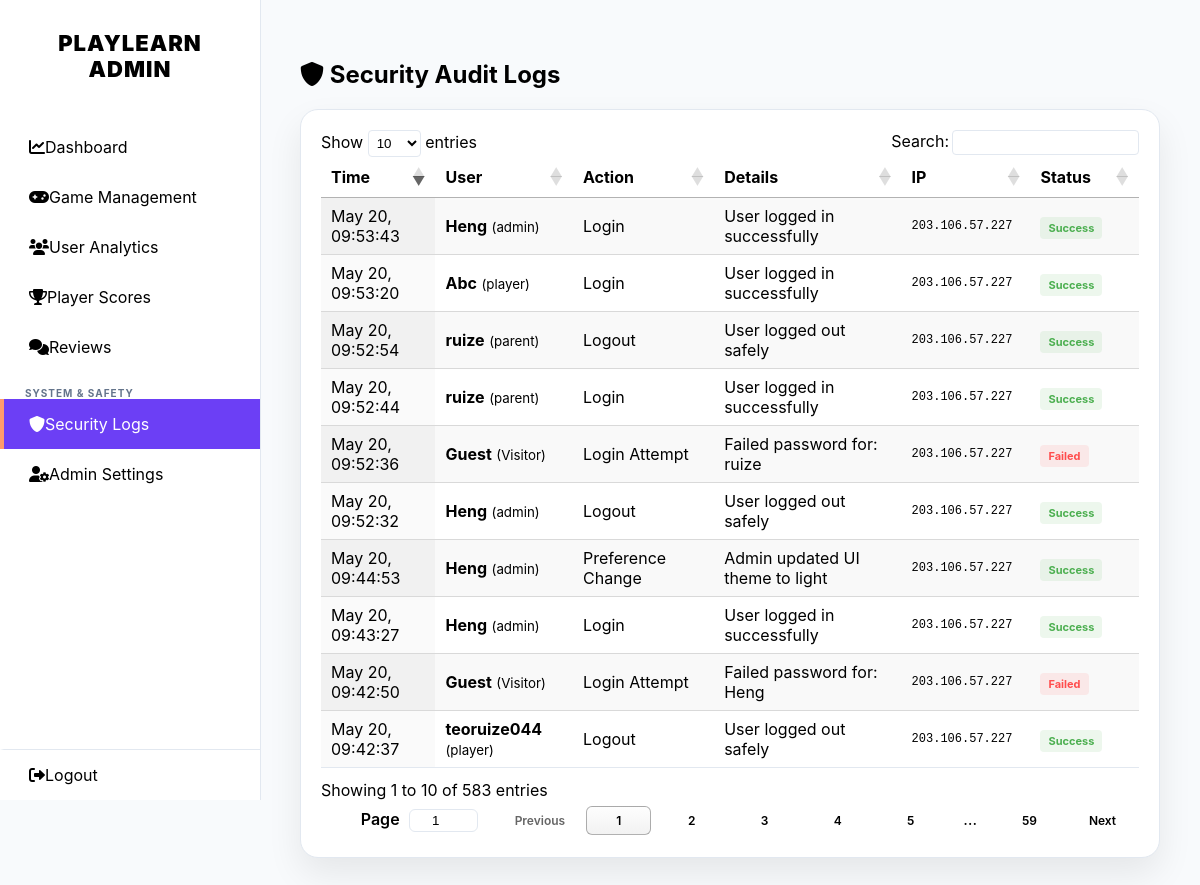
/admin_logs.php (signed in), run on the app's committed database.
### tables this page shows
CREATE TABLE `system_logs` (
  `log_id` int(11) NOT NULL,
  `user_id` int(11) DEFAULT NULL,
  `username` varchar(50) DEFAULT 'Guest',
  `role` varchar(20) DEFAULT 'Visitor',
  `action` varchar(100) NOT NULL,
  `details` text DEFAULT NULL,
  `ip_address` varchar(45) NOT NULL,
  `user_agent` text DEFAULT NULL,
  `status` varchar(20) DEFAULT 'Success',
  `created_at` timestamp NOT NULL DEFAULT current_timestamp()
);

### admin_logs.php (the view, shortened to what this page needs)
<?php
require 'db_conn.php';
?>
<!DOCTYPE html>
<html lang="en">
<head>
    <link rel="stylesheet" href="https://cdnjs.cloudflare.com/ajax/libs/font-awesome/6.0.0/css/all.min.css">
    <link rel="stylesheet" href="https://cdn.datatables.net/1.13.4/css/jquery.dataTables.min.css">
    <link rel="stylesheet" href="css/admin_global.css?v=<?php echo time(); ?>">
</head>
<body>
    <?php include('includes/sidebar.php'); ?>
    <main class="main-content">
        <div class="header-row">
            <h2><i class="fas fa-shield-alt"></i> Security Audit Logs</h2>
        </div>
        <div class="content-card">
            <table id="logsTable" class="display" style="width:100%">
                <thead>
                    <tr>
                        <th>Time</th><th>User</th><th>Action</th><th>Details</th><th>IP</th><th>Status</th>
                    </tr>
                </thead>
                <tbody>
                    <?php
                    $res = $conn->query("SELECT * FROM system_logs ORDER BY log_id DESC LIMIT 1000");
                    while($l = $res->fetch_assoc()):
                    ?>
                    <tr>
                        <td><?= date('M d, H:i:s', strtotime($l['created_at'])) ?></td>
                        <td><strong><?= htmlspecialchars($l['username']) ?></strong> <small>(<?= $l['role'] ?>)</small></td>
                        <td><?= htmlspecialchars($l['action']) ?></td>
                        <td title="<?= htmlspecialchars($l['details']) ?>"><?= mb_strimwidth($l['details'], 0, 40, "...") ?></td>
                        <td style="font-family: monospace; font-size: 12px;"><?= $l['ip_address'] ?></td>
                        <td><span class="log-status status-<?= $l['status'] ?>"><?= $l['status'] ?></span></td>
                    </tr>
                    <?php endwhile; ?>
                </tbody>
            </table>
        </div>
    </main>
</body>
</html>

### css/admin_global.css (style rules this page uses)
:root { --bg-dark: #121212; --card-dark: #1e1e1e; --sidebar-bg: #000000; --sidebar-hover: #1a1a1a; --text-main: #ffffff; --text-gray: #aaaaaa; --accent-blue: #3b5998; --border-color: #333333; --input-bg: #2a2a2a; }
body.light-mode { --bg-dark: #f8fafc; --card-dark: #ffffff; --sidebar-bg: #ffffff; --sidebar-hover: #4A90E2; --text-main: #000000; --text-gray: #64748b; --accent-blue: #4A90E2; --border-color: #e2e8f0; }
body { font-family: 'Inter', sans-serif; background-color: var(--bg-dark); color: var(--text-main); margin: 0; display: flex; transition: background-color 0.3s, color 0.3s; }
.main-content { margin-left: 260px; width: calc(100% - 260px); padding: 40px; box-sizing: border-box; }
.stat-card, .content-card { background-color: var(--card-dark); padding: 20px; border-radius: 12px; border: 1px solid var(--border-color); margin-bottom: 20px; }
h2, h3, h4, .card-title, .stat-card p { color: var(--text-main); }
table.dataTable { background-color: var(--card-dark) !important; color: var(--text-main) !important; border-bottom: 1px solid var(--border-color) !important; }
:root { --accent-purple: #6C3FF5; --accent-orange: #FF9B6B; --accent-yellow: #E8D754; --accent-blue: #4A90E2; }
.stat-card, .content-card, .level-card { border-radius: 18px; box-shadow: 0 16px 35px rgba(0, 0, 0, 0.08); }

### admin_logs.php (style rules this page uses)
.log-status { padding: 4px 8px; border-radius: 4px; font-size: 11px; font-weight: bold; }
.status-Success { background: rgba(76, 175, 80, 0.1); color: #4caf50; }
.status-Failed { background: rgba(255, 77, 77, 0.1); color: #ff4d4d; }

### data on the page
system_logs: created_at "May 20, 09:53:43", username "Heng", role "admin", action "Login", details "User logged in successfully", ip_address "203.106.57.227", status "Success"
system_logs: created_at "May 20, 09:53:20", username "Abc", role "player", action "Login", details "User logged in successfully", ip_address "203.106.57.227", status "Success"
system_logs: created_at "May 20, 09:52:54", username "ruize", role "parent", action "Logout", details "User logged out safely", ip_address "203.106.57.227", status "Success"
system_logs: created_at "May 20, 09:52:44", username "ruize", role "parent", action "Login", details "User logged in successfully", ip_address "203.106.57.227", status "Success"
system_logs: created_at "May 20, 09:52:36", username "Guest", role "Visitor", action "Login Attempt", details "Failed password for: ruize", ip_address "203.106.57.227", status "Failed"
system_logs: created_at "May 20, 09:52:32", username "Heng", role "admin", action "Logout", details "User logged out safely", ip_address "203.106.57.227", status "Success"
system_logs: created_at "May 20, 09:44:53", username "Heng", role "admin", action "Preference Change", details "Admin updated UI theme to light", ip_address "203.106.57.227", status "Success"
system_logs: created_at "May 20, 09:43:27", username "Heng", role "admin", action "Login", details "User logged in successfully", ip_address "203.106.57.227", status "Success"
system_logs: created_at "May 20, 09:42:50", username "Guest", role "Visitor", action "Login Attempt", details "Failed password for: Heng", ip_address "203.106.57.227", status "Failed"
system_logs: created_at "May 20, 09:42:37", username "teoruize044", role "player", action "Logout", details "User logged out safely", ip_address "203.106.57.227", status "Success"
